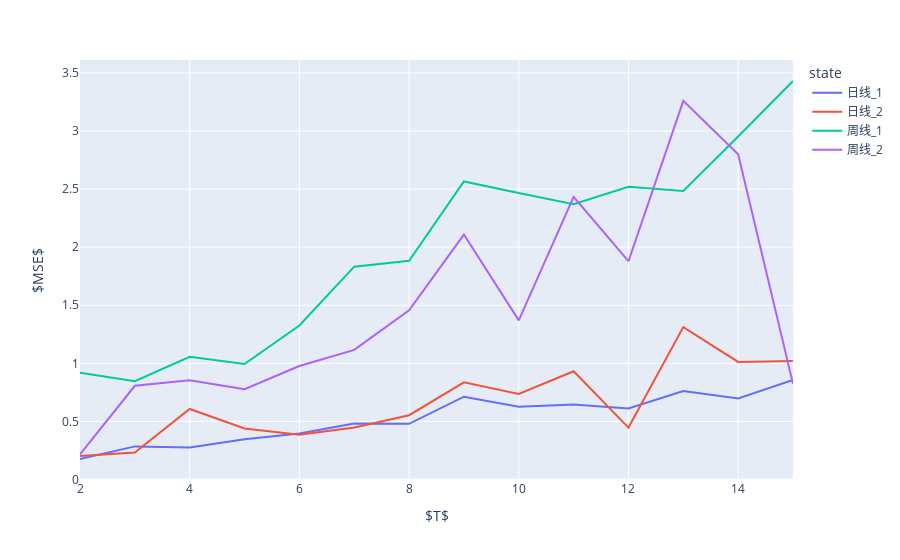

Notebook cell for this chart:
### Code cell
fig = px.line(
    result,
    x='T',
    y='mse',
    color='state',
    labels={
        'T':'$T$',
        'mse':'$MSE$'
    }
)
fig.show()

### Figure 1 — Plotly figure (JSON) as saved in the notebook; plotly's stock layout.template omitted (floating-point values rounded to 4 significant figures)
{"data": [{"hovertemplate": "state=日线_1<br>$T$=%{x}<br>$MSE$=%{y}<extra></extra>", "legendgroup": "日线_1", "line": {"color": "#636efa", "dash": "solid"}, "mode": "lines", "name": "日线_1", "showlegend": true, "type": "scatter", "x": [2, 3, 4, 5, 6, 7, 8, 9, 10, 11, 12, 13, 14, 15], "xaxis": "x", "y": [0.1767, 0.2852, 0.2754, 0.3464, 0.3959, 0.4822, 0.4797, 0.7129, 0.6272, 0.6456, 0.6112, 0.7622, 0.6985, 0.8574], "yaxis": "y"}, {"hovertemplate": "state=日线_2<br>$T$=%{x}<br>$MSE$=%{y}<extra></extra>", "legendgroup": "日线_2", "line": {"color": "#EF553B", "dash": "solid"}, "mode": "lines", "name": "日线_2", "showlegend": true, "type": "scatter", "x": [2, 3, 4, 5, 6, 7, 8, 9, 10, 11, 12, 13, 14, 15], "xaxis": "x", "y": [0.202, 0.2326, 0.6077, 0.4387, 0.3854, 0.4484, 0.5536, 0.8368, 0.737, 0.9318, 0.4471, 1.312, 1.013, 1.02], "yaxis": "y"}, {"hovertemplate": "state=周线_1<br>$T$=%{x}<br>$MSE$=%{y}<extra></extra>", "legendgroup": "周线_1", "line": {"color": "#00cc96", "dash": "solid"}, "mode": "lines", "name": "周线_1", "showlegend": true, "type": "scatter", "x": [2, 3, 4, 5, 6, 7, 8, 9, 10, 11, 12, 13, 14, 15], "xaxis": "x", "y": [0.9199, 0.8469, 1.056, 0.9949, 1.326, 1.832, 1.883, 2.566, 2.466, 2.369, 2.519, 2.484, 2.952, 3.43], "yaxis": "y"}, {"hovertemplate": "state=周线_2<br>$T$=%{x}<br>$MSE$=%{y}<extra></extra>", "legendgroup": "周线_2", "line": {"color": "#ab63fa", "dash": "solid"}, "mode": "lines", "name": "周线_2", "showlegend": true, "type": "scatter", "x": [2, 3, 4, 5, 6, 7, 8, 9, 10, 11, 12, 13, 14, 15], "xaxis": "x", "y": [0.2171, 0.8072, 0.8548, 0.7772, 0.9771, 1.116, 1.456, 2.109, 1.37, 2.434, 1.879, 3.26, 2.799, 0.8251], "yaxis": "y"}], "layout": {"autosize": true, "legend": {"title": {"text": "state"}, "tracegroupgap": 0}, "margin": {"t": 60}, "xaxis": {"anchor": "y", "autorange": true, "domain": [0, 1], "range": [2, 15], "title": {"text": "$T$"}, "type": "linear"}, "yaxis": {"anchor": "x", "autorange": true, "domain": [0, 1], "range": [-0.004038, 3.611], "title": {"text": "$MSE$"}, "type": "linear"}}}
